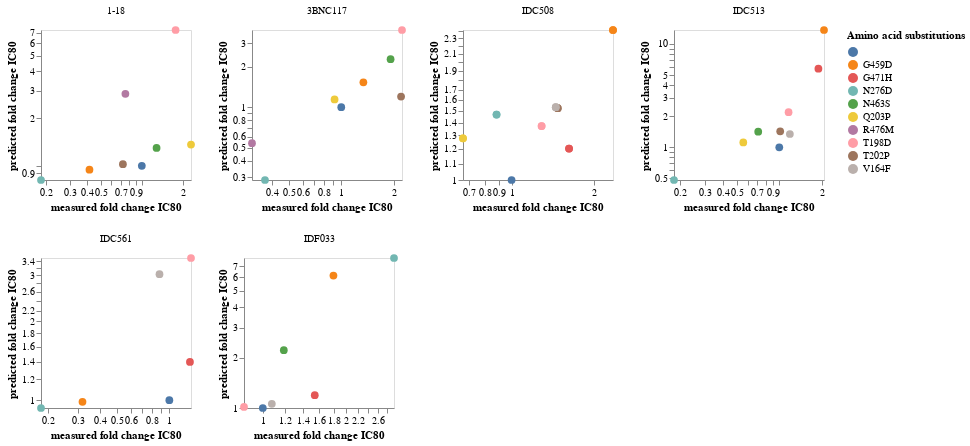

The cell this chart's notebook holds for it:
### Markdown cell above
Now also calculate the fold changes, using the **median** prediction:

### Code cell
sera_validation_vs_prediction = validation_vs_prediction.query('antibody!="PGT151"').copy()
sera_validation_vs_prediction['median_IC80'] = sera_validation_vs_prediction['median_IC80'].astype(float)
sera_validation_vs_prediction['measured IC80'] = sera_validation_vs_prediction['measured IC80'].astype(float)


fold_changes = (
    sera_validation_vs_prediction
    .rename(columns={"median_IC80": "predicted IC80"})
#    .query("aa_substitutions != ''")
    [["antibody", 
      "aa_substitutions", 
      "measured IC80",
      "MAP_fold_enrichment",
      "predicted IC80", 
      "max % neutralization", 
      "times_seen", 
      "frac_models",
      "n_models"]]
    .merge(
        sera_validation_vs_prediction
        .rename(columns={"median_IC80": "predicted IC80"})
        .query("aa_substitutions == ''")
        [["antibody", "measured IC80", "predicted IC80"]],
        on="antibody",
        how="left",
        validate="many_to_one",
        suffixes=[" mutant", " unmutated"],
    )
    .assign(
        measured_fold_change=lambda x: x["measured IC80 mutant"] / x["measured IC80 unmutated"],
        predicted_fold_change=lambda x: x["predicted IC80 mutant"] / x["predicted IC80 unmutated"],
    )
)

plot_data = fold_changes.query("frac_models>=.5").query('antibody!="PGT151"')
plot_data = plot_data[~plot_data['aa_substitutions'].str.contains(" ")]

fold_change_chart = (
    alt.Chart(plot_data.query("frac_models>=.5"))
    .encode(
        x=alt.X(
            "measured_fold_change",
            title="measured fold change IC80",
            scale=alt.Scale(type="log", nice=False),
        ),
        y=alt.Y(
            "predicted_fold_change",
            title="predicted fold change IC80",
            scale=alt.Scale(type="log", nice=False),
        ),
        facet=alt.Facet("antibody", columns=4, title=None),
        color=alt.Color("aa_substitutions", 
                        title="Amino acid substitutions", 
                        scale=alt.Scale(scheme="tableau10")),
        tooltip=[
            alt.Tooltip(c, format=".3g") if plot_data[c].dtype == float
            else c
            for c in plot_data.columns.tolist()
        ],
    )
    .mark_circle(filled=True, size=60, opacity=1)
    .configure_axis(grid=False)
    .resolve_scale(y="independent", x="independent")
    .properties(width=150, height=150)
)

for antibody in plot_data['antibody'].unique(): 
    antibody_df = fold_changes.query("frac_models>=.5").query("antibody==@antibody")
    antibody_df = antibody_df[~antibody_df['aa_substitutions'].str.contains(" ")]
    print(f"{antibody}:")
    slope, intercept, r_value, p_value, std_err = stats.linregress(
        antibody_df["predicted_fold_change"].astype(float),
        antibody_df["measured_fold_change"].astype(float))
    print(f"Predicted fold change correlation (R^2): {round(r_value**2,3)}")

fold_change_chart

### Figure 1 — Vega-Lite specification as saved in the notebook (floating-point values rounded to 4 significant figures)
{"config": {"view": {"continuousWidth": 300, "continuousHeight": 300}, "axis": {"grid": false}}, "data": {"name": "data-81649066f8c59bf29f3d8dcaf308c7b3"}, "mark": {"type": "circle", "filled": true, "opacity": 1, "size": 60}, "encoding": {"color": {"field": "aa_substitutions", "scale": {"scheme": "tableau10"}, "title": "Amino acid substitutions", "type": "nominal"}, "facet": {"columns": 4, "field": "antibody", "title": null, "type": "nominal"}, "tooltip": [{"field": "antibody", "type": "nominal"}, {"field": "aa_substitutions", "type": "nominal"}, {"field": "measured IC80 mutant", "format": ".3g", "type": "quantitative"}, {"field": "MAP_fold_enrichment", "type": "nominal"}, {"field": "predicted IC80 mutant", "format": ".3g", "type": "quantitative"}, {"field": "max % neutralization", "type": "quantitative"}, {"field": "times_seen", "format": ".3g", "type": "quantitative"}, {"field": "frac_models", "format": ".3g", "type": "quantitative"}, {"field": "n_models", "type": "quantitative"}, {"field": "measured IC80 unmutated", "format": ".3g", "type": "quantitative"}, {"field": "predicted IC80 unmutated", "format": ".3g", "type": "quantitative"}, {"field": "measured_fold_change", "format": ".3g", "type": "quantitative"}, {"field": "predicted_fold_change", "format": ".3g", "type": "quantitative"}], "x": {"field": "measured_fold_change", "scale": {"nice": false, "type": "log"}, "title": "measured fold change IC80", "type": "quantitative"}, "y": {"field": "predicted_fold_change", "scale": {"nice": false, "type": "log"}, "title": "predicted fold change IC80", "type": "quantitative"}}, "height": 150, "resolve": {"scale": {"x": "independent", "y": "independent"}}, "width": 150, "$schema": "https://vega.github.io/schema/vega-lite/v5.2.0.json", "datasets": {"data-81649066f8c59bf29f3d8dcaf308c7b3": [{"antibody": "1-18", "aa_substitutions": "", "measured IC80 mutant": 0.04074, "MAP_fold_enrichment": "", "predicted IC80 mutant": 0.5929, "max % neutralization": 100, "times_seen": null, "frac_models": 1.0, "n_models": 3, "measured IC80 unmutated": 0.04074, "predicted IC80 unmutated": 0.5929, "measured_fold_change": 1.0, "predicted_fold_change": 1.0}, {"antibody": "1-18", "aa_substitutions": "G459D", "measured IC80 mutant": 0.01688, "MAP_fold_enrichment": "", "predicted IC80 mutant": 0.5609, "max % neutralization": 100, "times_seen": 7.333, "frac_models": 1.0, "n_models": 3, "measured IC80 unmutated": 0.04074, "predicted IC80 unmutated": 0.5929, "measured_fold_change": 0.4143, "predicted_fold_change": 0.946}, {"antibody": "1-18", "aa_substitutions": "N276D", "measured IC80 mutant": 0.007466, "MAP_fold_enrichment": "", "predicted IC80 mutant": 0.482, "max % neutralization": 100, "times_seen": 5.667, "frac_models": 1.0, "n_models": 3, "measured IC80 unmutated": 0.04074, "predicted IC80 unmutated": 0.5929, "measured_fold_change": 0.1833, "predicted_fold_change": 0.813}, {"antibody": "1-18", "aa_substitutions": "N463S", "measured IC80 mutant": 0.05221, "MAP_fold_enrichment": "", "predicted IC80 mutant": 0.7703, "max % neutralization": 100, "times_seen": 3.667, "frac_models": 1.0, "n_models": 3, "measured IC80 unmutated": 0.04074, "predicted IC80 unmutated": 0.5929, "measured_fold_change": 1.282, "predicted_fold_change": 1.299}, {"antibody": "1-18", "aa_substitutions": "Q203P", "measured IC80 mutant": 0.09322, "MAP_fold_enrichment": "", "predicted IC80 mutant": 0.8085, "max % neutralization": 100, "times_seen": 2.667, "frac_models": 1.0, "n_models": 3, "measured IC80 unmutated": 0.04074, "predicted IC80 unmutated": 0.5929, "measured_fold_change": 2.288, "predicted_fold_change": 1.364}, {"antibody": "1-18", "aa_substitutions": "R476M", "measured IC80 mutant": 0.0309, "MAP_fold_enrichment": "", "predicted IC80 mutant": 1.698, "max % neutralization": 100, "times_seen": 9.667, "frac_models": 1.0, "n_models": 3, "measured IC80 unmutated": 0.04074, "predicted IC80 unmutated": 0.5929, "measured_fold_change": 0.7585, "predicted_fold_change": 2.865}, {"antibody": "1-18", "aa_substitutions": "T198D", "measured IC80 mutant": 0.07192, "MAP_fold_enrichment": "", "predicted IC80 mutant": 4.32, "max % neutralization": 100, "times_seen": 8.0, "frac_models": 1.0, "n_models": 3, "measured IC80 unmutated": 0.04074, "predicted IC80 unmutated": 0.5929, "measured_fold_change": 1.765, "predicted_fold_change": 7.287}, {"antibody": "1-18", "aa_substitutions": "T202P", "measured IC80 mutant": 0.02963, "MAP_fold_enrichment": "", "predicted IC80 mutant": 0.6075, "max % neutralization": 100, "times_seen": 9.667, "frac_models": 1.0, "n_models": 3, "measured IC80 unmutated": 0.04074, "predicted IC80 unmutated": 0.5929, "measured_fold_change": 0.7274, "predicted_fold_change": 1.025}, {"antibody": "3BNC117", "aa_substitutions": "", "measured IC80 mutant": 0.0188, "MAP_fold_enrichment": "", "predicted IC80 mutant": 6.778, "max % neutralization": 100, "times_seen": null, "frac_models": 1.0, "n_models": 3, "measured IC80 unmutated": 0.0188, "predicted IC80 unmutated": 6.778, "measured_fold_change": 1.0, "predicted_fold_change": 1.0}, {"antibody": "3BNC117", "aa_substitutions": "G459D", "measured IC80 mutant": 0.02519, "MAP_fold_enrichment": "", "predicted IC80 mutant": 10.4, "max % neutralization": 100, "times_seen": 8.333, "frac_models": 1.0, "n_models": 3, "measured IC80 unmutated": 0.0188, "predicted IC80 unmutated": 6.778, "measured_fold_change": 1.34, "predicted_fold_change": 1.534}, {"antibody": "3BNC117", "aa_substitutions": "N276D", "measured IC80 mutant": 0.006859, "MAP_fold_enrichment": "", "predicted IC80 mutant": 1.941, "max % neutralization": 100, "times_seen": 7.0, "frac_models": 1.0, "n_models": 3, "measured IC80 unmutated": 0.0188, "predicted IC80 unmutated": 6.778, "measured_fold_change": 0.3648, "predicted_fold_change": 0.2864}, {"antibody": "3BNC117", "aa_substitutions": "N463S", "measured IC80 mutant": 0.03609, "MAP_fold_enrichment": "", "predicted IC80 mutant": 15.48, "max % neutralization": 100, "times_seen": 3.667, "frac_models": 1.0, "n_models": 3, "measured IC80 unmutated": 0.0188, "predicted IC80 unmutated": 6.778, "measured_fold_change": 1.92, "predicted_fold_change": 2.283}, {"antibody": "3BNC117", "aa_substitutions": "Q203P", "measured IC80 mutant": 0.01721, "MAP_fold_enrichment": "", "predicted IC80 mutant": 7.757, "max % neutralization": 100, "times_seen": 4.0, "frac_models": 1.0, "n_models": 3, "measured IC80 unmutated": 0.0188, "predicted IC80 unmutated": 6.778, "measured_fold_change": 0.9152, "predicted_fold_change": 1.144}, {"antibody": "3BNC117", "aa_substitutions": "R476M", "measured IC80 mutant": 0.005776, "MAP_fold_enrichment": "", "predicted IC80 mutant": 3.652, "max % neutralization": 100, "times_seen": 9.667, "frac_models": 1.0, "n_models": 3, "measured IC80 unmutated": 0.0188, "predicted IC80 unmutated": 6.778, "measured_fold_change": 0.3072, "predicted_fold_change": 0.5388}, {"antibody": "3BNC117", "aa_substitutions": "T198D", "measured IC80 mutant": 0.04197, "MAP_fold_enrichment": "", "predicted IC80 mutant": 25.55, "max % neutralization": 100, "times_seen": 7.333, "frac_models": 1.0, "n_models": 3, "measured IC80 unmutated": 0.0188, "predicted IC80 unmutated": 6.778, "measured_fold_change": 2.232, "predicted_fold_change": 3.77}, {"antibody": "3BNC117", "aa_substitutions": "T202P", "measured IC80 mutant": 0.04145, "MAP_fold_enrichment": "", "predicted IC80 mutant": 8.147, "max % neutralization": 100, "times_seen": 10.33, "frac_models": 1.0, "n_models": 3, "measured IC80 unmutated": 0.0188, "predicted IC80 unmutated": 6.778, "measured_fold_change": 2.205, "predicted_fold_change": 1.202}, {"antibody": "IDC508", "aa_substitutions": "", "measured IC80 mutant": 0.07265, "MAP_fold_enrichment": "", "predicted IC80 mutant": 0.7736, "max % neutralization": 100, "times_seen": null, "frac_models": 1.0, "n_models": 2, "measured IC80 unmutated": 0.07265, "predicted IC80 unmutated": 0.7736, "measured_fold_change": 1.0, "predicted_fold_change": 1.0}, {"antibody": "IDC508", "aa_substitutions": "G459D", "measured IC80 mutant": 0.1704, "MAP_fold_enrichment": "", "predicted IC80 mutant": 1.867, "max % neutralization": 100, "times_seen": 8.5, "frac_models": 1.0, "n_models": 2, "measured IC80 unmutated": 0.07265, "predicted IC80 unmutated": 0.7736, "measured_fold_change": 2.346, "predicted_fold_change": 2.413}, {"antibody": "IDC508", "aa_substitutions": "G459D", "measured IC80 mutant": 0.1704, "MAP_fold_enrichment": "", "predicted IC80 mutant": 1.867, "max % neutralization": 100, "times_seen": 8.5, "frac_models": 1.0, "n_models": 2, "measured IC80 unmutated": 0.07265, "predicted IC80 unmutated": 0.7736, "measured_fold_change": 2.346, "predicted_fold_change": 2.413}, {"antibody": "IDC508", "aa_substitutions": "G471H", "measured IC80 mutant": 0.1178, "MAP_fold_enrichment": "", "predicted IC80 mutant": 0.9305, "max % neutralization": 100, "times_seen": 8.0, "frac_models": 1.0, "n_models": 2, "measured IC80 unmutated": 0.07265, "predicted IC80 unmutated": 0.7736, "measured_fold_change": 1.621, "predicted_fold_change": 1.203}, {"antibody": "IDC508", "aa_substitutions": "G471H", "measured IC80 mutant": 0.1178, "MAP_fold_enrichment": "", "predicted IC80 mutant": 0.9305, "max % neutralization": 100, "times_seen": 8.0, "frac_models": 1.0, "n_models": 2, "measured IC80 unmutated": 0.07265, "predicted IC80 unmutated": 0.7736, "measured_fold_change": 1.621, "predicted_fold_change": 1.203}, {"antibody": "IDC508", "aa_substitutions": "N276D", "measured IC80 mutant": 0.06403, "MAP_fold_enrichment": "", "predicted IC80 mutant": 1.136, "max % neutralization": 100, "times_seen": 6.0, "frac_models": 1.0, "n_models": 2, "measured IC80 unmutated": 0.07265, "predicted IC80 unmutated": 0.7736, "measured_fold_change": 0.8814, "predicted_fold_change": 1.469}, {"antibody": "IDC508", "aa_substitutions": "N276D", "measured IC80 mutant": 0.06403, "MAP_fold_enrichment": "", "predicted IC80 mutant": 1.136, "max % neutralization": 100, "times_seen": 6.0, "frac_models": 1.0, "n_models": 2, "measured IC80 unmutated": 0.07265, "predicted IC80 unmutated": 0.7736, "measured_fold_change": 0.8814, "predicted_fold_change": 1.469}, {"antibody": "IDC508", "aa_substitutions": "Q203P", "measured IC80 mutant": 0.04829, "MAP_fold_enrichment": "", "predicted IC80 mutant": 0.9882, "max % neutralization": 100, "times_seen": 3.5, "frac_models": 1.0, "n_models": 2, "measured IC80 unmutated": 0.07265, "predicted IC80 unmutated": 0.7736, "measured_fold_change": 0.6647, "predicted_fold_change": 1.278}, {"antibody": "IDC508", "aa_substitutions": "Q203P", "measured IC80 mutant": 0.04829, "MAP_fold_enrichment": "", "predicted IC80 mutant": 0.9882, "max % neutralization": 100, "times_seen": 3.5, "frac_models": 1.0, "n_models": 2, "measured IC80 unmutated": 0.07265, "predicted IC80 unmutated": 0.7736, "measured_fold_change": 0.6647, "predicted_fold_change": 1.278}, {"antibody": "IDC508", "aa_substitutions": "T198D", "measured IC80 mutant": 0.09352, "MAP_fold_enrichment": "", "predicted IC80 mutant": 1.062, "max % neutralization": 100, "times_seen": 6.0, "frac_models": 1.0, "n_models": 2, "measured IC80 unmutated": 0.07265, "predicted IC80 unmutated": 0.7736, "measured_fold_change": 1.287, "predicted_fold_change": 1.373}, {"antibody": "IDC508", "aa_substitutions": "T198D", "measured IC80 mutant": 0.09352, "MAP_fold_enrichment": "", "predicted IC80 mutant": 1.062, "max % neutralization": 100, "times_seen": 6.0, "frac_models": 1.0, "n_models": 2, "measured IC80 unmutated": 0.07265, "predicted IC80 unmutated": 0.7736, "measured_fold_change": 1.287, "predicted_fold_change": 1.373}, {"antibody": "IDC508", "aa_substitutions": "T202P", "measured IC80 mutant": 0.1071, "MAP_fold_enrichment": "", "predicted IC80 mutant": 1.179, "max % neutralization": 100, "times_seen": 9.5, "frac_models": 1.0, "n_models": 2, "measured IC80 unmutated": 0.07265, "predicted IC80 unmutated": 0.7736, "measured_fold_change": 1.474, "predicted_fold_change": 1.524}, {"antibody": "IDC508", "aa_substitutions": "T202P", "measured IC80 mutant": 0.1071, "MAP_fold_enrichment": "", "predicted IC80 mutant": 1.179, "max % neutralization": 100, "times_seen": 9.5, "frac_models": 1.0, "n_models": 2, "measured IC80 unmutated": 0.07265, "predicted IC80 unmutated": 0.7736, "measured_fold_change": 1.474, "predicted_fold_change": 1.524}, {"antibody": "IDC508", "aa_substitutions": "V164F", "measured IC80 mutant": 0.1053, "MAP_fold_enrichment": "", "predicted IC80 mutant": 1.186, "max % neutralization": 100, "times_seen": 3.5, "frac_models": 1.0, "n_models": 2, "measured IC80 unmutated": 0.07265, "predicted IC80 unmutated": 0.7736, "measured_fold_change": 1.45, "predicted_fold_change": 1.534}, {"antibody": "IDC508", "aa_substitutions": "V164F", "measured IC80 mutant": 0.1053, "MAP_fold_enrichment": "", "predicted IC80 mutant": 1.186, "max % neutralization": 100, "times_seen": 3.5, "frac_models": 1.0, "n_models": 2, "measured IC80 unmutated": 0.07265, "predicted IC80 unmutated": 0.7736, "measured_fold_change": 1.45, "predicted_fold_change": 1.534}, {"antibody": "IDC513", "aa_substitutions": "", "measured IC80 mutant": 0.8162, "MAP_fold_enrichment": "", "predicted IC80 mutant": 3.616, "max % neutralization": 100, "times_seen": null, "frac_models": 1.0, "n_models": 2, "measured IC80 unmutated": 0.8162, "predicted IC80 unmutated": 3.616, "measured_fold_change": 1.0, "predicted_fold_change": 1.0}, {"antibody": "IDC513", "aa_substitutions": "G459D", "measured IC80 mutant": 1.691, "MAP_fold_enrichment": "", "predicted IC80 mutant": 49.25, "max % neutralization": 100, "times_seen": 8.0, "frac_models": 1.0, "n_models": 2, "measured IC80 unmutated": 0.8162, "predicted IC80 unmutated": 3.616, "measured_fold_change": 2.072, "predicted_fold_change": 13.62}, {"antibody": "IDC513", "aa_substitutions": "G471H", "measured IC80 mutant": 1.544, "MAP_fold_enrichment": "", "predicted IC80 mutant": 20.8, "max % neutralization": 100, "times_seen": 7.0, "frac_models": 1.0, "n_models": 2, "measured IC80 unmutated": 0.8162, "predicted IC80 unmutated": 3.616, "measured_fold_change": 1.892, "predicted_fold_change": 5.751}, {"antibody": "IDC513", "aa_substitutions": "N276D", "measured IC80 mutant": 0.1469, "MAP_fold_enrichment": "", "predicted IC80 mutant": 1.745, "max % neutralization": 100, "times_seen": 6.0, "frac_models": 1.0, "n_models": 2, "measured IC80 unmutated": 0.8162, "predicted IC80 unmutated": 3.616, "measured_fold_change": 0.1799, "predicted_fold_change": 0.4826}, {"antibody": "IDC513", "aa_substitutions": "N463S", "measured IC80 mutant": 0.5791, "MAP_fold_enrichment": "", "predicted IC80 mutant": 5.112, "max % neutralization": 100, "times_seen": 3.0, "frac_models": 1.0, "n_models": 2, "measured IC80 unmutated": 0.8162, "predicted IC80 unmutated": 3.616, "measured_fold_change": 0.7095, "predicted_fold_change": 1.414}, {"antibody": "IDC513", "aa_substitutions": "Q203P", "measured IC80 mutant": 0.4541, "MAP_fold_enrichment": "", "predicted IC80 mutant": 4.029, "max % neutralization": 100, "times_seen": 4.0, "frac_models": 1.0, "n_models": 2, "measured IC80 unmutated": 0.8162, "predicted IC80 unmutated": 3.616, "measured_fold_change": 0.5564, "predicted_fold_change": 1.114}, {"antibody": "IDC513", "aa_substitutions": "T198D", "measured IC80 mutant": 0.9497, "MAP_fold_enrichment": "", "predicted IC80 mutant": 7.906, "max % neutralization": 100, "times_seen": 6.5, "frac_models": 1.0, "n_models": 2, "measured IC80 unmutated": 0.8162, "predicted IC80 unmutated": 3.616, "measured_fold_change": 1.164, "predicted_fold_change": 2.187}, {"antibody": "IDC513", "aa_substitutions": "T202P", "measured IC80 mutant": 0.8286, "MAP_fold_enrichment": "", "predicted IC80 mutant": 5.161, "max % neutralization": 100, "times_seen": 8.5, "frac_models": 1.0, "n_models": 2, "measured IC80 unmutated": 0.8162, "predicted IC80 unmutated": 3.616, "measured_fold_change": 1.015, "predicted_fold_change": 1.427}, {"antibody": "IDC513", "aa_substitutions": "V164F", "measured IC80 mutant": 0.9698, "MAP_fold_enrichment": "", "predicted IC80 mutant": 4.86, "max % neutralization": 100, "times_seen": 4.0, "frac_models": 1.0, "n_models": 2, "measured IC80 unmutated": 0.8162, "predicted IC80 unmutated": 3.616, "measured_fold_change": 1.188, "predicted_fold_change": 1.344}, {"antibody": "IDC561", "aa_substitutions": "", "measured IC80 mutant": 0.1531, "MAP_fold_enrichment": "", "predicted IC80 mutant": 0.3329, "max % neutralization": 100, "times_seen": null, "frac_models": 1.0, "n_models": 3, "measured IC80 unmutated": 0.1531, "predicted IC80 unmutated": 0.3329, "measured_fold_change": 1.0, "predicted_fold_change": 1.0}, {"antibody": "IDC561", "aa_substitutions": "G459D", "measured IC80 mutant": 0.04859, "MAP_fold_enrichment": "", "predicted IC80 mutant": 0.3282, "max % neutralization": 100, "times_seen": 8.0, "frac_models": 1.0, "n_models": 3, "measured IC80 unmutated": 0.1531, "predicted IC80 unmutated": 0.3329, "measured_fold_change": 0.3175, "predicted_fold_change": 0.9858}, {"antibody": "IDC561", "aa_substitutions": "G471H", "measured IC80 mutant": 0.201, "MAP_fold_enrichment": "", "predicted IC80 mutant": 0.4661, "max % neutralization": 100, "times_seen": 7.667, "frac_models": 1.0, "n_models": 3, "measured IC80 unmutated": 0.1531, "predicted IC80 unmutated": 0.3329, "measured_fold_change": 1.313, "predicted_fold_change": 1.4}, {"antibody": "IDC561", "aa_substitutions": "N276D", "measured IC80 mutant": 0.02809, "MAP_fold_enrichment": "", "predicted IC80 mutant": 0.3108, "max % neutralization": 100, "times_seen": 5.667, "frac_models": 1.0, "n_models": 3, "measured IC80 unmutated": 0.1531, "predicted IC80 unmutated": 0.3329, "measured_fold_change": 0.1835, "predicted_fold_change": 0.9337}, {"antibody": "IDC561", "aa_substitutions": "T198D", "measured IC80 mutant": 0.2038, "MAP_fold_enrichment": "", "predicted IC80 mutant": 1.163, "max % neutralization": 100, "times_seen": 4.667, "frac_models": 1.0, "n_models": 3, "measured IC80 unmutated": 0.1531, "predicted IC80 unmutated": 0.3329, "measured_fold_change": 1.331, "predicted_fold_change": 3.494}, {"antibody": "IDC561", "aa_substitutions": "V164F", "measured IC80 mutant": 0.1344, "MAP_fold_enrichment": "", "predicted IC80 mutant": 1.008, "max % neutralization": 100, "times_seen": 4.0, "frac_models": 1.0, "n_models": 3, "measured IC80 unmutated": 0.1531, "predicted IC80 unmutated": 0.3329, "measured_fold_change": 0.878, "predicted_fold_change": 3.029}, {"antibody": "IDF033", "aa_substitutions": "", "measured IC80 mutant": 0.1346, "MAP_fold_enrichment": "", "predicted IC80 mutant": 0.6368, "max % neutralization": 100, "times_seen": null, "frac_models": 1.0, "n_models": 2, "measured IC80 unmutated": 0.1346, "predicted IC80 unmutated": 0.6368, "measured_fold_change": 1.0, "predicted_fold_change": 1.0}, {"antibody": "IDF033", "aa_substitutions": "G459D", "measured IC80 mutant": 0.2419, "MAP_fold_enrichment": "", "predicted IC80 mutant": 3.92, "max % neutralization": 100, "times_seen": 8.5, "frac_models": 1.0, "n_models": 2, "measured IC80 unmutated": 0.1346, "predicted IC80 unmutated": 0.6368, "measured_fold_change": 1.797, "predicted_fold_change": 6.156}, {"antibody": "IDF033", "aa_substitutions": "G471H", "measured IC80 mutant": 0.2072, "MAP_fold_enrichment": "", "predicted IC80 mutant": 0.7592, "max % neutralization": 100, "times_seen": 8.0, "frac_models": 1.0, "n_models": 2, "measured IC80 unmutated": 0.1346, "predicted IC80 unmutated": 0.6368, "measured_fold_change": 1.539, "predicted_fold_change": 1.192}, {"antibody": "IDF033", "aa_substitutions": "N276D", "measured IC80 mutant": 0.4, "MAP_fold_enrichment": "", "predicted IC80 mutant": 4.992, "max % neutralization": 100, "times_seen": 6.0, "frac_models": 1.0, "n_models": 2, "measured IC80 unmutated": 0.1346, "predicted IC80 unmutated": 0.6368, "measured_fold_change": 2.972, "predicted_fold_change": 7.84}, {"antibody": "IDF033", "aa_substitutions": "N463S", "measured IC80 mutant": 0.1603, "MAP_fold_enrichment": "", "predicted IC80 mutant": 1.408, "max % neutralization": 100, "times_seen": 3.0, "frac_models": 1.0, "n_models": 2, "measured IC80 unmutated": 0.1346, "predicted IC80 unmutated": 0.6368, "measured_fold_change": 1.191, "predicted_fold_change": 2.211}, {"antibody": "IDF033", "aa_substitutions": "T198D", "measured IC80 mutant": 0.1152, "MAP_fold_enrichment": "", "predicted IC80 mutant": 0.646, "max % neutralization": 100, "times_seen": 6.0, "frac_models": 1.0, "n_models": 2, "measured IC80 unmutated": 0.1346, "predicted IC80 unmutated": 0.6368, "measured_fold_change": 0.8555, "predicted_fold_change": 1.014}, {"antibody": "IDF033", "aa_substitutions": "V164F", "measured IC80 mutant": 0.1451, "MAP_fold_enrichment": "", "predicted IC80 mutant": 0.674, "max % neutralization": 100, "times_seen": 3.5, "frac_models": 1.0, "n_models": 2, "measured IC80 unmutated": 0.1346, "predicted IC80 unmutated": 0.6368, "measured_fold_change": 1.078, "predicted_fold_change": 1.058}]}}
